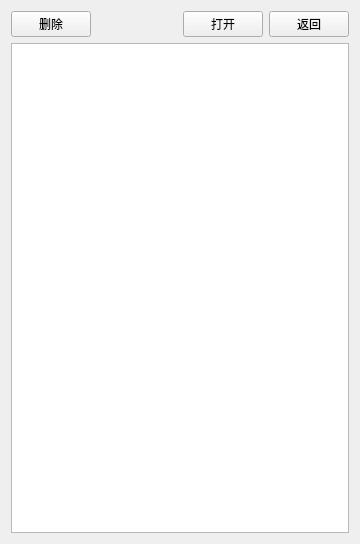
<?xml version="1.0" encoding="UTF-8"?>
<ui version="4.0">
 <class>sFileManager</class>
 <widget class="QWidget" name="sFileManager">
  <property name="geometry">
   <rect>
    <x>0</x>
    <y>0</y>
    <width>360</width>
    <height>544</height>
   </rect>
  </property>
  <property name="windowTitle">
   <string>Form</string>
  </property>
  <layout class="QVBoxLayout" name="verticalLayout">
   <item>
    <widget class="QWidget" name="widget" native="true">
     <property name="minimumSize">
      <size>
       <width>0</width>
       <height>0</height>
      </size>
     </property>
     <layout class="QHBoxLayout" name="horizontalLayout">
      <property name="leftMargin">
       <number>0</number>
      </property>
      <property name="topMargin">
       <number>0</number>
      </property>
      <property name="rightMargin">
       <number>0</number>
      </property>
      <property name="bottomMargin">
       <number>0</number>
      </property>
      <item>
       <widget class="QPushButton" name="UI_PB_DELETE_TW">
        <property name="text">
         <string>删除</string>
        </property>
       </widget>
      </item>
      <item>
       <spacer name="horizontalSpacer_2">
        <property name="orientation">
         <enum>Qt::Horizontal</enum>
        </property>
        <property name="sizeHint" stdset="0">
         <size>
          <width>0</width>
          <height>20</height>
         </size>
        </property>
       </spacer>
      </item>
      <item>
       <widget class="QPushButton" name="UI_PB_OPEN_TW">
        <property name="text">
         <string>打开</string>
        </property>
       </widget>
      </item>
      <item>
       <widget class="QPushButton" name="UI_PB_RETURN_TW">
        <property name="text">
         <string>返回</string>
        </property>
       </widget>
      </item>
     </layout>
    </widget>
   </item>
   <item>
    <widget class="QTableWidget" name="tableWidget"/>
   </item>
  </layout>
 </widget>
 <resources/>
 <connections/>
</ui>
